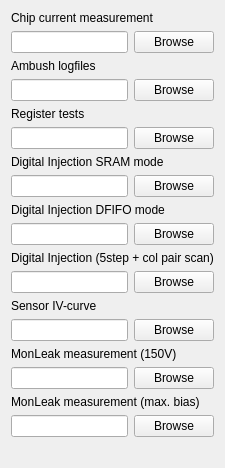
       <widget class="QWidget" name="initab" >
        <attribute name="title" >
         <string>Initial tests</string>
        </attribute>
        <layout class="QVBoxLayout" >
         <item>
          <layout class="QVBoxLayout" >
           <item>
            <layout class="QVBoxLayout" >
             <item>
              <widget class="QLabel" name="CurrLabel" >
               <property name="font" >
                <font/>
               </property>
               <property name="text" >
                <string>Chip current measurement</string>
               </property>
               <property name="alignment" >
                <set>Qt::AlignLeading|Qt::AlignLeft|Qt::AlignVCenter</set>
               </property>
               <property name="wordWrap" >
                <bool>false</bool>
               </property>
              </widget>
             </item>
             <item>
              <layout class="QHBoxLayout" >
               <property name="spacing" >
                <number>6</number>
               </property>
               <property name="margin" >
                <number>0</number>
               </property>
               <item>
                <widget class="QLineEdit" name="CurrName" />
               </item>
               <item>
                <widget class="QPushButton" name="CurrButt" >
                 <property name="text" >
                  <string>Browse</string>
                 </property>
                </widget>
               </item>
              </layout>
             </item>
             <item>
              <widget class="QLabel" name="AmbushLabel" >
               <property name="font" >
                <font/>
               </property>
               <property name="text" >
                <string>Ambush logfiles</string>
               </property>
               <property name="alignment" >
                <set>Qt::AlignLeading|Qt::AlignLeft|Qt::AlignVCenter</set>
               </property>
               <property name="wordWrap" >
                <bool>false</bool>
               </property>
              </widget>
             </item>
             <item>
              <layout class="QHBoxLayout" >
               <property name="spacing" >
                <number>6</number>
               </property>
               <property name="margin" >
                <number>0</number>
               </property>
               <item>
                <widget class="QLineEdit" name="AmbushName" />
               </item>
               <item>
                <widget class="QPushButton" name="AmbushButt" >
                 <property name="text" >
                  <string>Browse</string>
                 </property>
                </widget>
               </item>
              </layout>
             </item>
             <item>
              <widget class="QLabel" name="RegtestLabel" >
               <property name="font" >
                <font/>
               </property>
               <property name="text" >
                <string>Register tests</string>
               </property>
               <property name="alignment" >
                <set>Qt::AlignLeading|Qt::AlignLeft|Qt::AlignVCenter</set>
               </property>
               <property name="wordWrap" >
                <bool>false</bool>
               </property>
              </widget>
             </item>
             <item>
              <layout class="QHBoxLayout" >
               <property name="spacing" >
                <number>6</number>
               </property>
               <property name="margin" >
                <number>0</number>
               </property>
               <item>
                <widget class="QLineEdit" name="RegtestName" />
               </item>
               <item>
                <widget class="QPushButton" name="RegtestButt" >
                 <property name="text" >
                  <string>Browse</string>
                 </property>
                </widget>
               </item>
              </layout>
             </item>
             <item>
              <widget class="QLabel" name="DigLabel" >
               <property name="font" >
                <font/>
               </property>
               <property name="text" >
                <string>Digital Injection SRAM mode</string>
               </property>
               <property name="alignment" >
                <set>Qt::AlignLeading|Qt::AlignLeft|Qt::AlignVCenter</set>
               </property>
               <property name="wordWrap" >
                <bool>false</bool>
               </property>
              </widget>
             </item>
             <item>
              <layout class="QHBoxLayout" >
               <property name="spacing" >
                <number>6</number>
               </property>
               <property name="margin" >
                <number>0</number>
               </property>
               <item>
                <widget class="QLineEdit" name="DigName" />
               </item>
               <item>
                <widget class="QPushButton" name="DigButt" >
                 <property name="text" >
                  <string>Browse</string>
                 </property>
                </widget>
               </item>
              </layout>
             </item>
             <item>
              <widget class="QLabel" name="DigFifoLabel" >
               <property name="font" >
                <font/>
               </property>
               <property name="text" >
                <string>Digital Injection DFIFO mode</string>
               </property>
               <property name="alignment" >
                <set>Qt::AlignLeading|Qt::AlignLeft|Qt::AlignVCenter</set>
               </property>
               <property name="wordWrap" >
                <bool>false</bool>
               </property>
              </widget>
             </item>
             <item>
              <layout class="QHBoxLayout" >
               <property name="spacing" >
                <number>6</number>
               </property>
               <property name="margin" >
                <number>0</number>
               </property>
               <item>
                <widget class="QLineEdit" name="DigFifoName" />
               </item>
               <item>
                <widget class="QPushButton" name="DigFifoButt" >
                 <property name="text" >
                  <string>Browse</string>
                 </property>
                </widget>
               </item>
              </layout>
             </item>
             <item>
              <widget class="QLabel" name="DigEocLabel" >
               <property name="font" >
                <font/>
               </property>
               <property name="text" >
                <string>Digital Injection (5step + col pair scan)</string>
               </property>
               <property name="alignment" >
                <set>Qt::AlignLeading|Qt::AlignLeft|Qt::AlignVCenter</set>
               </property>
               <property name="wordWrap" >
                <bool>false</bool>
               </property>
              </widget>
             </item>
             <item>
              <layout class="QHBoxLayout" >
               <property name="spacing" >
                <number>6</number>
               </property>
               <property name="margin" >
                <number>0</number>
               </property>
               <item>
                <widget class="QLineEdit" name="DigEocName" />
               </item>
               <item>
                <widget class="QPushButton" name="DigEocButt" >
                 <property name="text" >
                  <string>Browse</string>
                 </property>
                </widget>
               </item>
              </layout>
             </item>
             <item>
              <widget class="QLabel" name="IVLabel" >
               <property name="font" >
                <font/>
               </property>
               <property name="text" >
                <string>Sensor IV-curve</string>
               </property>
               <property name="alignment" >
                <set>Qt::AlignLeading|Qt::AlignLeft|Qt::AlignVCenter</set>
               </property>
               <property name="wordWrap" >
                <bool>false</bool>
               </property>
              </widget>
             </item>
             <item>
              <layout class="QHBoxLayout" >
               <property name="spacing" >
                <number>6</number>
               </property>
               <property name="margin" >
                <number>0</number>
               </property>
               <item>
                <widget class="QLineEdit" name="IVName" />
               </item>
               <item>
                <widget class="QPushButton" name="IVButt" >
                 <property name="text" >
                  <string>Browse</string>
                 </property>
                </widget>
               </item>
              </layout>
             </item>
             <item>
              <widget class="QLabel" name="MlLabel" >
               <property name="font" >
                <font/>
               </property>
               <property name="text" >
                <string>MonLeak measurement (150V)</string>
               </property>
               <property name="alignment" >
                <set>Qt::AlignLeading|Qt::AlignLeft|Qt::AlignVCenter</set>
               </property>
               <property name="wordWrap" >
                <bool>false</bool>
               </property>
              </widget>
             </item>
             <item>
              <layout class="QHBoxLayout" >
               <property name="spacing" >
                <number>6</number>
               </property>
               <property name="margin" >
                <number>0</number>
               </property>
               <item>
                <widget class="QLineEdit" name="MlName" />
               </item>
               <item>
                <widget class="QPushButton" name="MlButt" >
                 <property name="text" >
                  <string>Browse</string>
                 </property>
                </widget>
               </item>
              </layout>
             </item>
             <item>
              <widget class="QLabel" name="MlmaxLabel" >
               <property name="font" >
                <font/>
               </property>
               <property name="text" >
                <string>MonLeak measurement (max. bias)</string>
               </property>
               <property name="alignment" >
                <set>Qt::AlignLeading|Qt::AlignLeft|Qt::AlignVCenter</set>
               </property>
               <property name="wordWrap" >
                <bool>false</bool>
               </property>
              </widget>
             </item>
             <item>
              <layout class="QHBoxLayout" >
               <property name="spacing" >
                <number>6</number>
               </property>
               <property name="margin" >
                <number>0</number>
               </property>
               <item>
                <widget class="QLineEdit" name="MlmaxName" />
               </item>
               <item>
                <widget class="QPushButton" name="MlmaxButt" >
                 <property name="text" >
                  <string>Browse</string>
                 </property>
                </widget>
               </item>
              </layout>
             </item>
            </layout>
           </item>
           <item>
            <spacer name="Spacer2" >
             <property name="orientation" >
              <enum>Qt::Vertical</enum>
             </property>
             <property name="sizeType" >
              <enum>QSizePolicy::Expanding</enum>
             </property>
             <property name="sizeHint" stdset="0" >
              <size>
               <width>20</width>
               <height>20</height>
              </size>
             </property>
            </spacer>
           </item>
          </layout>
         </item>
        </layout>
       </widget>
